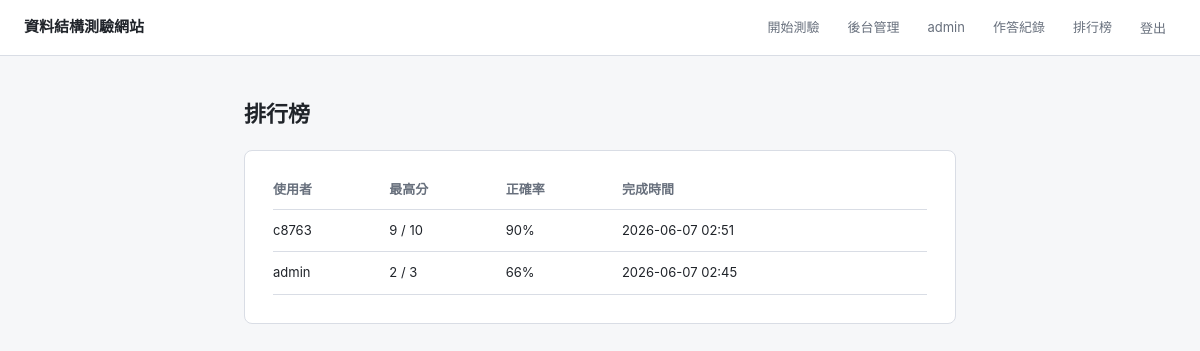
Page /leaderboard/ (signed in) on the committed database.
### quiz/models.py (models this page shows, shortened)
class QuizAttempt(models.Model):
    user = models.ForeignKey(
        User,
        on_delete=models.CASCADE,
        related_name="quiz_attempts",
        verbose_name="使用者",
    )
    chapter = models.ForeignKey(
        Chapter,
        on_delete=models.PROTECT,
        related_name="quiz_attempts",
        verbose_name="章節",
    )
    question_count = models.PositiveIntegerField(default=0, verbose_name="題數")
    score = models.PositiveIntegerField(default=0, verbose_name="分數")
    started_at = models.DateTimeField(auto_now_add=True, verbose_name="開始時間")
    completed_at = models.DateTimeField(null=True, blank=True, verbose_name="完成時間")
    class Meta:
        ordering = ["-started_at"]
        verbose_name = "測驗紀錄"
        verbose_name_plural = "測驗紀錄"
    @property
    def accuracy(self):
        if not self.question_count:
            return 0
        return int(self.score / self.question_count * 100)

### quiz/views.py (the view)
# urls.py: path('leaderboard/',       views.leaderboard,   name='leaderboard'),
@login_required
def leaderboard(request):
    attempts = (
        QuizAttempt.objects.filter(completed_at__isnull=False)
        .select_related("user")
        .order_by("-score", "-question_count", "-completed_at")
    )
    best_by_user = {}
    for attempt in attempts:
        if attempt.user_id not in best_by_user:
            best_by_user[attempt.user_id] = attempt
    board = sorted(
        best_by_user.values(),
        key=lambda attempt: (-attempt.score, -attempt.accuracy, attempt.user.username),
    )
    return render(request, "quiz/leaderboard.html", {"board": board[:20]})

### quiz/templates/quiz/leaderboard.html (shortened to what this page needs)
{% extends 'quiz/base.html' %}
{% block content %}
<div class="container">
  <h1 style="font-size: 22px; font-weight: 800; margin-bottom: 18px;">排行榜</h1>
  <div class="card">
    <table>
      <thead>
        <tr>
          <th>使用者</th>
          <th>最高分</th>
          <th>正確率</th>
          <th>完成時間</th>
        </tr>
      </thead>
      <tbody>
        {% for attempt in board %}
        <tr>
          <td>{{ attempt.user.username }}</td>
          <td>{{ attempt.score }} / {{ attempt.question_count }}</td>
          <td>{{ attempt.accuracy }}%</td>
          <td>{{ attempt.completed_at|date:"Y-m-d H:i" }}</td>
        </tr>
        {% empty %}
        <tr>
          <td colspan="4" class="text-muted">尚無排行榜資料。</td>
        </tr>
        {% endfor %}
      </tbody>
    </table>
  </div>
</div>
{% endblock %}

### quiz/templates/quiz/base.html (shortened to what this page needs)
<!DOCTYPE html>
<html lang="zh-Hant">
<head>
</head>
<body>
<nav>
  <a href="{% url 'home' %}" class="nav-brand">資料結構測驗網站</a>
  <div class="nav-links">
    {% if user.is_authenticated %}
      <a href="{% url 'quiz_setup' %}">開始測驗</a>
      {% if user.is_staff %}
        <a href="/admin/">後台管理</a>
      {% endif %}
      <span>{{ user.username }}</span>
      <a href="{% url 'history' %}">作答紀錄</a>
      <a href="{% url 'leaderboard' %}">排行榜</a>
      <form method="post" action="{% url 'logout' %}" style="display: inline;">
        <button type="submit">登出</button>
      </form>
    {% else %}
      <a href="{% url 'login' %}">登入</a>
      <a href="{% url 'register' %}">註冊</a>
    {% endif %}
  </div>
</nav>
{% block content %}{% endblock %}
</body>
</html>

### quiz/templates/quiz/base.html (style rules this page uses)
*, *::before, *::after { box-sizing: border-box; margin: 0; padding: 0; }
:root { --bg: #f6f7f9; --surface: #ffffff; --border: #d9dde5; --text: #20242a; --muted: #68707d; --accent: #2563eb; --accent-dim: #eff6ff; --ok: #15803d; --ok-dim: #f0fdf4; --err: #b91c1c; --err-dim: #fef2f2; --radius: 8px; }
body { background: var(--bg); color: var(--text); font-family: -apple-system, BlinkMacSystemFont, "Segoe UI", "Noto Sans TC", Arial, sans-serif; font-size: 15px; line-height: 1.65; min-height: 100vh; }
a { color: var(--accent); text-decoration: none; }
nav { background: var(--surface); border-bottom: 1px solid var(--border); padding: 0 24px; min-height: 56px; display: flex; align-items: center; justify-content: space-between; gap: 16px; }
.nav-brand { font-size: 15px; font-weight: 700; color: var(--text); }
.nav-links { display: flex; gap: 8px; align-items: center; flex-wrap: wrap; justify-content: flex-end; }
.nav-links a, .nav-links span, .nav-links button { font-size: 13px; color: var(--muted); padding: 5px 10px; border-radius: var(--radius); border: 0; background: transparent; font-family: inherit; cursor: pointer; }
.container { max-width: 760px; margin: 0 auto; padding: 40px 24px; }
.card { background: var(--surface); border: 1px solid var(--border); border-radius: var(--radius); padding: 28px; }
table { width: 100%; border-collapse: collapse; font-size: 13px; }
th { color: var(--muted); text-align: left; padding: 0 8px 8px 0; border-bottom: 1px solid var(--border); }
td { padding: 10px 8px 10px 0; border-bottom: 1px solid var(--border); vertical-align: top; }

### rows in the picture
QuizAttempt: user.username "c8763", score "9", question_count "10", accuracy "90", completed_at "2026-06-07 02:51"
QuizAttempt: user.username "admin", score "2", question_count "3", accuracy "66", completed_at "2026-06-07 02:45"

### other values in the picture
{{ user.username }} "admin"
